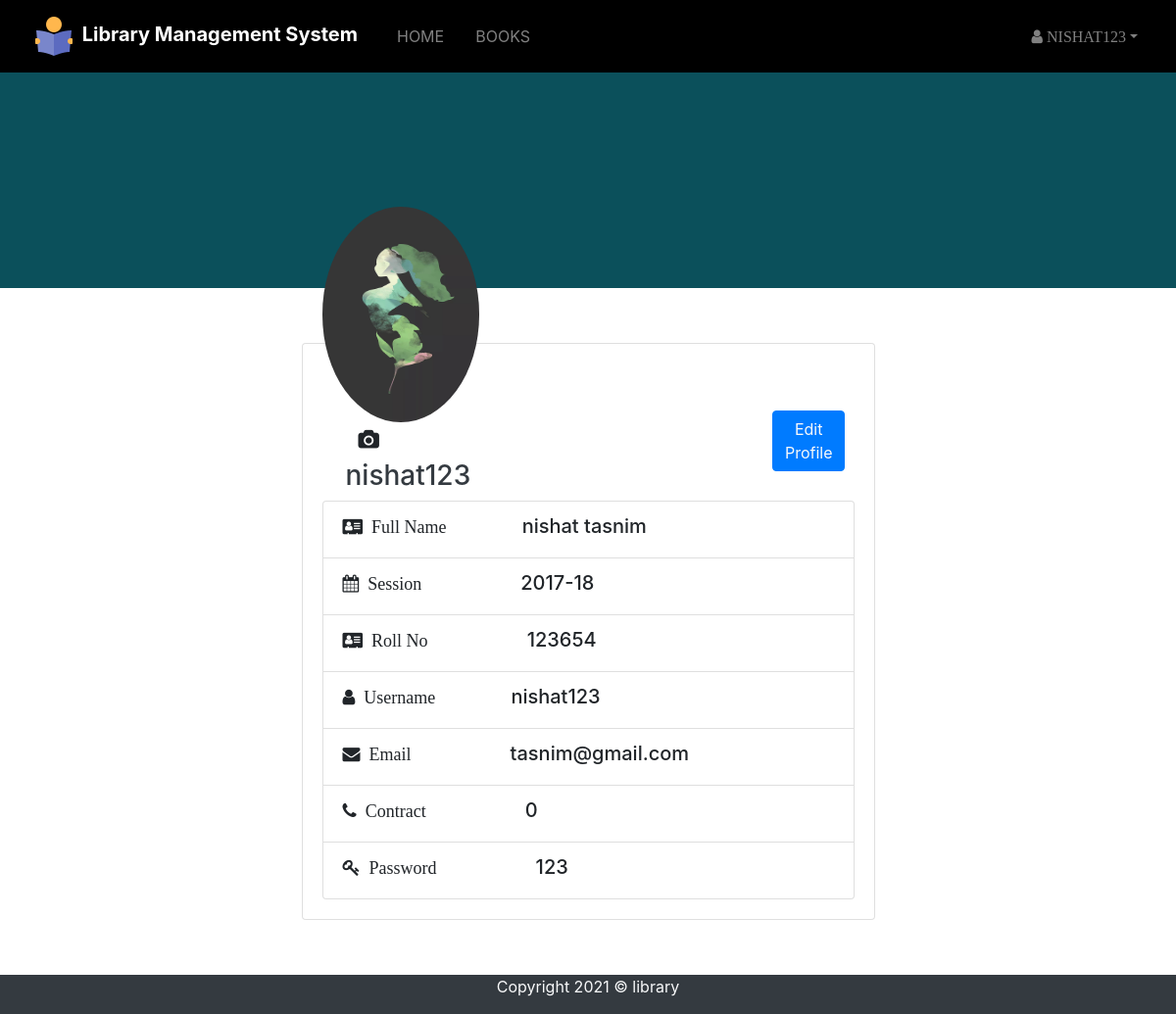
Page /src/student/profile.php (signed in) on the committed database.
### tables this page shows
CREATE TABLE `student` (
  `id` int(11) NOT NULL,
  `f_name` varchar(100) NOT NULL,
  `l_name` varchar(100) NOT NULL,
  `department` varchar(50) NOT NULL,
  `session_year` varchar(10) NOT NULL,
  `roll` varchar(50) NOT NULL,
  `username` varchar(50) NOT NULL,
  `email` varchar(50) NOT NULL,
  `password` varchar(30) NOT NULL,
  `contract` decimal(11,0) NOT NULL,
  `pic` varchar(255) NOT NULL
);

### src/student/profile.php (the view, shortened to what this page needs)
<?php
include "navbar.php";
include "link.php";
 ?>
 <!DOCTYPE html>
 <html lang="en" dir="ltr">
   <head>
  </head>
   <body>
     <section id="profile" class="bg-info" style="
     position:relative;
     min-height: 220px;">
       <div class="darkoverlay" style="background: rgba(0,0,0,0.5);
       position: absolute;
       top:0;
       left:0;
       height:100%;
       width:100%;
       ">
     </section>
     <section id="card" style="min-height:500px;font-size:18px;">
      <div class="row my-5 row justify-content-center">
      <div class="col-lg-6 col-md-6 col-sm-4 m-2">
        <div class="card">
          <div class="card-body">
            <div class="row">
              <div class="col-md-4" id="img"
              style="
              ">
                <?php
               $sql="select pic from student where username='$_SESSION[login_user]';";
                $result=mysqli_query($dblink,$sql);
                 $row=mysqli_fetch_assoc($result);
                $z= $row['pic'];
              if(isset($_POST['submit'])){
              echo "<img style='
              margin-top: -160px;
              width:270px;
              height:220px;
              background-size:cover;
              background-position:center;'
               src='../spimage/$z' alt='Nmae1' class='img-fluid img-responsive rounded-circle '>";
               }
               else{
                 echo "<img style='
                 margin-top: -160px;
                 width:270px;
                 height:220px;
                 background-size:cover;
                 background-position:center;'
                  src='../spimage/$z' alt='Nmae1' class='img-fluid img-responsive rounded-circle '>";
               }
                 ?>
              </div>
              <div class="col-md-6"></div>
              <div class="col-md-2">
                <button class="btn btn-primary mt-5 mr-4"
                style="
                position: absolute;
                bottom: 20;
                right: 0;"
                ><a href="edit_profile.php" class="text-light my-4"style="text-decoration: none">Edit Profile</a></button>
              </div>
            </div>
            <?php
            $sql="select * from student where username='$_SESSION[login_user]';";
            $result=mysqli_query($dblink,$sql);
            $row=mysqli_fetch_assoc($result);
            ?>
              <div>
              <span> <button type="button" class="btn btn-inline-block" name="camera" data-toggle="modal" data-target="#profile_img"><i class="fa fa-camera  ml-4 d-inline-block " style="font-size:20px;""></i></button></span>
            <h3 class="text-dark display-5 pl-4"><?php  echo $_SESSION['login_user'];?></h3>
            <ul class="list-group">
                <li class="list-group-item inline-block input-group ">
                  <span> <i class="fa fa-address-card mr-5 d-inline-block " style=""><?php echo "&nbsp Full Name  ";?></i></span>
                  <span class="d-inline-block "><h5 class="display-5 ml-4"><?php echo $row["f_name"].' '.$row['l_name'];?></h5></span>
                </li>
                <li class="list-group-item inline-block input-group ">
                  <span> <i class="fa fa-calendar mr-5 d-inline-block " style=""><?php echo "&nbsp Session  ";?></i></span>
                  <span class="d-inline-block "><h5 class="display-5 ml-5"><?php echo $row["session_year"];?></h5></span>
                </li>
                <li class="list-group-item inline-block input-group ">
                  <span> <i class="fa fa-address-card mr-5 d-inline-block " style=""><?php echo "&nbsp Roll No  ";?></i></span>
                  <span class="d-inline-block "><h5 class="display-5 ml-5"><?php echo $row["roll"];?></h5></span>
                </li>
                <li class="list-group-item inline-block input-group ">
                  <span> <i class="fa fa-user mr-5 d-inline-block " style=""><?php echo "&nbsp Username ";?></i></span>
                  <span class="d-inline-block "><h5 class="display-5 ml-4"><?php echo $row["username"];?></h5></span>
                </li>
                <li class="list-group-item inline-block input-group ">
                  <span> <i class="fa fa-envelope mr-5 d-inline-block " style=""><?php echo "&nbsp Email ";?></i></span>
                  <span class="d-inline-block "><h5 class="display-5 ml-5"><?php echo $row["email"];?></h5></span>
                </li>
                <li class="list-group-item inline-block input-group ">
                  <span> <i class="fa fa-phone mr-5 d-inline-block " style=""><?php echo "&nbsp Contract";?></i></span>
                  <span class="d-inline-block "><h5 class="display-5 ml-5"><?php echo $row["contract"];?></h5></span>
                </li>
                  <li class="list-group-item inline-block input-group ">
                    <span> <i class="fa fa-key mr-5 d-inline-block " style=""><?php echo "&nbsp Password";?></i></span>
                    <span class="d-inline-block "><h5 class="display-5 ml-5"><?php echo $row["password"];?></h5></span>
                  </li>
              </ul>
            </div>
            </div>
          </div>
        </div>
      </div>
     </section>
     <footer class="bg-dark text-light text-center">
       <div class="container">
         <div class="row">
           <div class="col">
             <p>Copyright 2021 &copy; library</p>
           </div>
         </div>
       </div>
     </footer>
   </body>
 </html>

### rows in the picture
student: pic (picture), f_name "nishat", l_name "tasnim", session_year "2017-18", roll "123654", username "nishat123", email "tasnim@gmail.com", contract "0", password "123"

### other values in the picture
$_SESSION['login_user'] "NISHAT123"
$_SESSION['login_user'] "nishat123"
